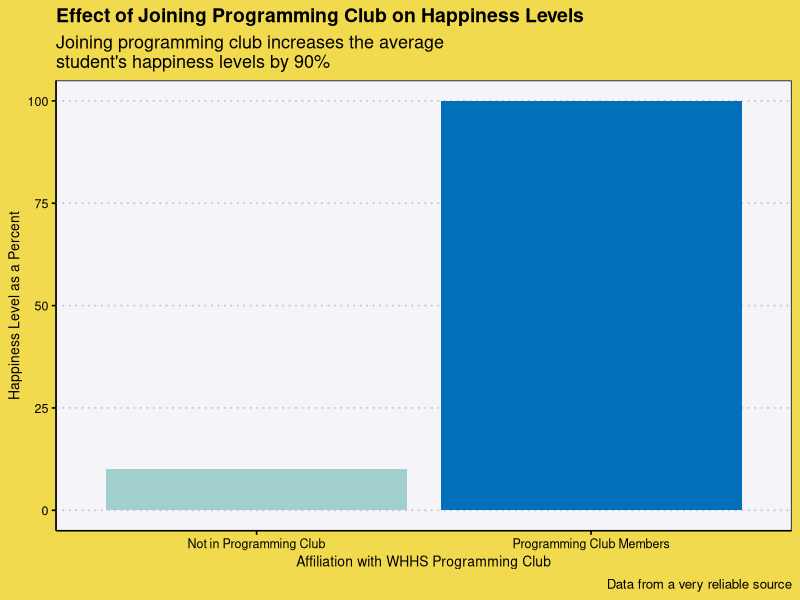

The R script that drew this image:
## ---- chunk 1
knitr::opts_chunk$set(echo = FALSE)
library(tidyverse)
library(ggthemes)
library(viridis)
## ---- chunk 2
data <- c("Not in Programming Club", "Programming Club Members", 10, 100)
mat <- matrix(data, nrow = 2)
colnames(mat) <- c("Club_Affiliation", "Happiness_Levels")
mat2 <- as.data.frame(mat)

mat2 |>
  mutate(Happiness_Levels = parse_integer(Happiness_Levels)) |>
ggplot(mapping = aes(x = Club_Affiliation, y = Happiness_Levels, fill = Happiness_Levels)) +
  geom_col() +
  scale_fill_gradient(low = "#A0CFCD", high = "#016FB9") +
  theme_clean() +
  labs(title = "Effect of Joining Programming Club on Happiness Levels",
       subtitle = "Joining programming club increases the average\nstudent's happiness levels by 90%",
       x = "Affiliation with WHHS Programming Club",
       y = "Happiness Level as a Percent",
       caption = "Data from a very reliable source") +
  theme(legend.position = "none", 
        plot.background = element_rect(fill = "#F1DA4E", color = "#F1DA4E"), 
        panel.background = element_rect(fill = "#F4F4F9"))

